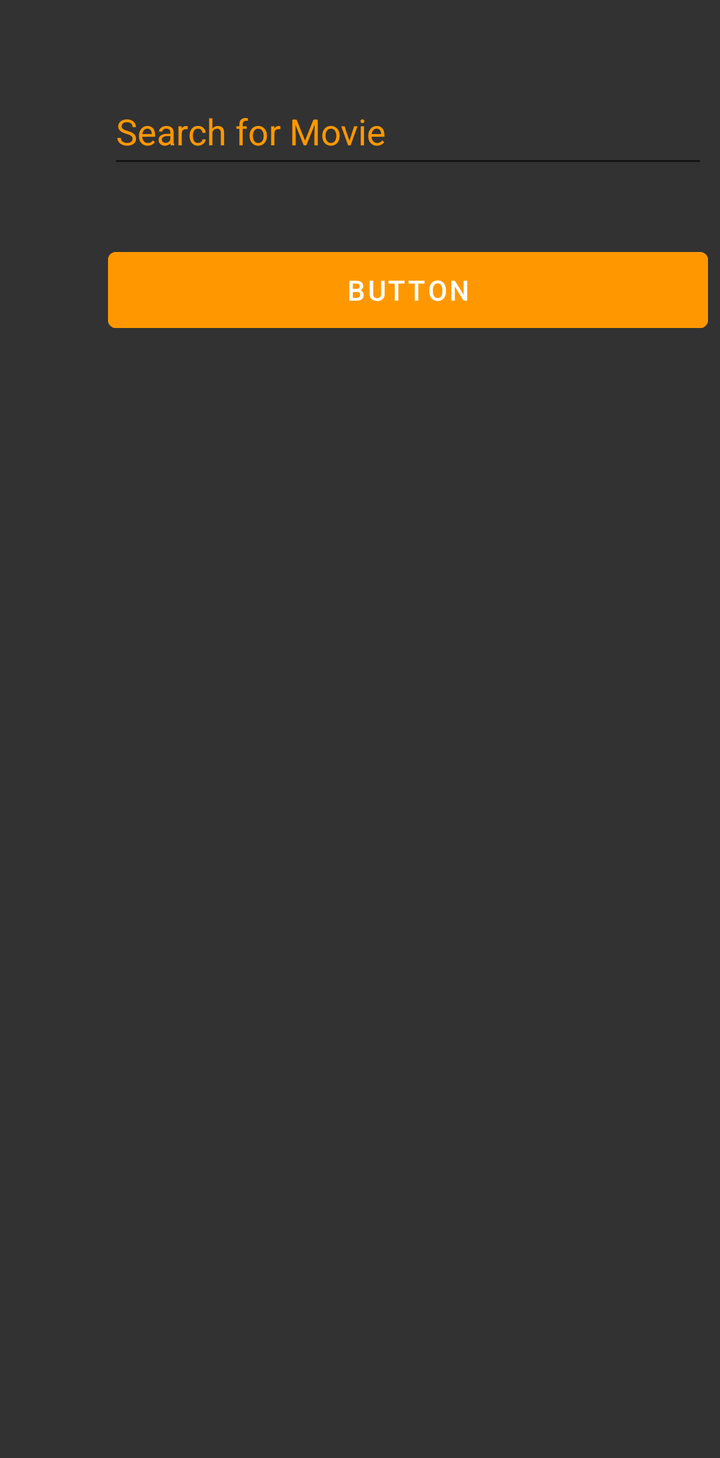
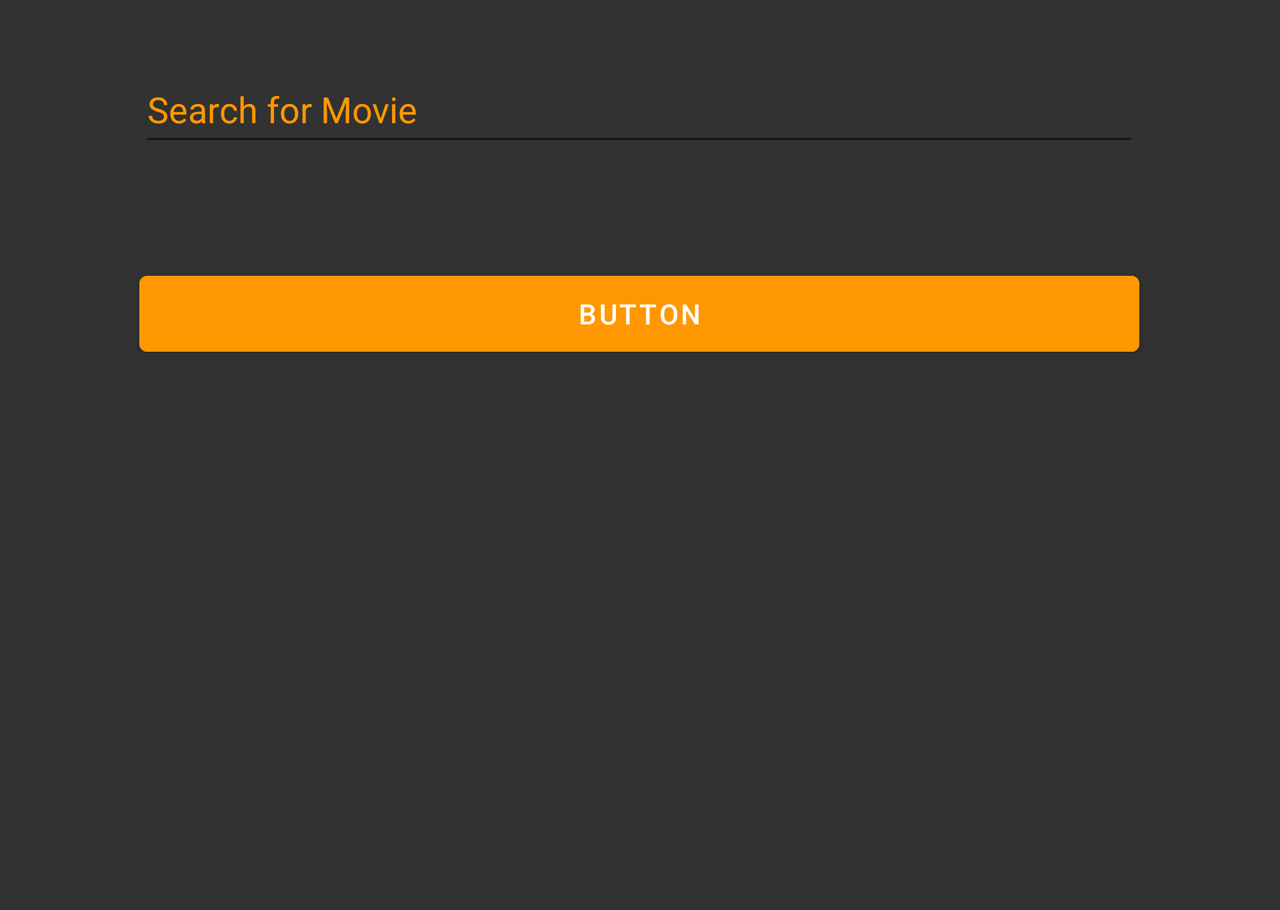

An Android layout and its configuration variant, each rendered on a device that would load it. The default file and the variant file are quoted in full after the pictures.
<!-- AndroidManifest.xml: application theme Theme.MLDBMovieHeaven -->
<!-- res/layout/activity_search_all_movies.xml -->
<?xml version="1.0" encoding="utf-8"?>
<ScrollView xmlns:android="http://schemas.android.com/apk/res/android"
    xmlns:app="http://schemas.android.com/apk/res-auto"
    xmlns:tools="http://schemas.android.com/tools"
    android:layout_width="409dp"
    android:layout_height="729dp"
    tools:layout_editor_absoluteX="1dp"
    tools:layout_editor_absoluteY="1dp"
    android:fillViewport="true"
    android:background="#DC121212">

    <androidx.constraintlayout.widget.ConstraintLayout
        android:layout_width="match_parent"
        android:layout_height="match_parent"
        tools:context=".SearchAllMovies">


        <Button
            android:id="@+id/search_any_btn"
            android:layout_width="300dp"
            android:layout_height="50dp"
            android:layout_marginTop="31dp"
            android:layout_marginBottom="33dp"
            android:backgroundTint="#FF9800"
            android:text="Button"
            app:layout_constraintBottom_toTopOf="@+id/show_movies"
            app:layout_constraintEnd_toEndOf="@+id/input3"
            app:layout_constraintStart_toStartOf="@+id/input3"
            app:layout_constraintTop_toBottomOf="@+id/input3" />

        <EditText
            android:id="@+id/input3"
            android:layout_width="300dp"
            android:layout_height="50dp"
            android:layout_marginStart="54dp"
            android:layout_marginTop="39dp"
            android:layout_marginEnd="55dp"
            android:ems="10"
            android:hint="Search for Movie"
            android:inputType="textPersonName"
            android:textColor="#FFFFFF"
            android:textColorHint="#FF9800"
            app:layout_constraintEnd_toEndOf="parent"
            app:layout_constraintStart_toStartOf="parent"
            app:layout_constraintTop_toTopOf="parent" />

        <TextView
            android:id="@+id/show_movies"
            android:layout_width="300dp"
            android:layout_height="wrap_content"
            android:layout_marginTop="42dp"
            android:layout_marginBottom="499dp"
            android:textColor="#FFFFFF"
            android:textSize="24sp"
            app:layout_constraintBottom_toBottomOf="parent"
            app:layout_constraintEnd_toEndOf="@+id/search_any_btn"
            app:layout_constraintHorizontal_bias="0.0"
            app:layout_constraintStart_toStartOf="@+id/search_any_btn"
            app:layout_constraintTop_toBottomOf="@+id/search_any_btn" />
    </androidx.constraintlayout.widget.ConstraintLayout>


</ScrollView>
<!-- resources referenced by this layout -->
<resources>
  <style name="Theme.MLDBMovieHeaven" parent="Theme.MaterialComponents.DayNight.DarkActionBar">
          
          <item name="colorPrimary">@color/purple_500</item>
          <item name="colorPrimaryVariant">@color/purple_700</item>
          <item name="colorOnPrimary">@color/white</item>
          
          <item name="colorSecondary">@color/teal_200</item>
          <item name="colorSecondaryVariant">@color/teal_700</item>
          <item name="colorOnSecondary">@color/black</item>
          
          <item name="android:statusBarColor" tools:targetApi="l">?attr/colorPrimaryVariant</item>
          
      </style>
</resources>
<!-- res/layout-land/activity_search_all_movies.xml (the repository's variant of the layout above) -->
<!-- drawn on the phone turned sideways -->
<?xml version="1.0" encoding="utf-8"?>
<ScrollView xmlns:android="http://schemas.android.com/apk/res/android"
    xmlns:app="http://schemas.android.com/apk/res-auto"
    xmlns:tools="http://schemas.android.com/tools"
    android:layout_width="match_parent"
    android:layout_height="match_parent"
    tools:layout_editor_absoluteX="1dp"
    tools:layout_editor_absoluteY="1dp"
    android:fillViewport="true"
    android:background="#DC121212">

    <androidx.constraintlayout.widget.ConstraintLayout
        android:layout_width="match_parent"
        android:layout_height="match_parent"
        tools:context=".SearchAllMovies">


        <Button
            android:id="@+id/search_any_btn"
            android:layout_width="500dp"
            android:layout_height="50dp"
            android:layout_marginStart="115dp"
            android:layout_marginTop="27dp"
            android:layout_marginEnd="116dp"
            android:layout_marginBottom="44dp"
            android:backgroundTint="#FF9800"
            android:text="Button"
            app:layout_constraintBottom_toTopOf="@+id/show_movies"
            app:layout_constraintEnd_toEndOf="parent"
            app:layout_constraintStart_toStartOf="parent"
            app:layout_constraintTop_toBottomOf="@+id/input3" />

        <EditText
            android:id="@+id/input3"
            android:layout_width="500dp"
            android:layout_height="50dp"
            android:layout_marginStart="115dp"
            android:layout_marginTop="28dp"
            android:layout_marginEnd="116dp"
            android:layout_marginBottom="27dp"
            android:ems="10"
            android:hint="Search for Movie"
            android:inputType="textPersonName"
            android:textColor="#FFFFFF"
            android:textColorHint="#FF9800"
            app:layout_constraintBottom_toTopOf="@+id/search_any_btn"
            app:layout_constraintEnd_toEndOf="parent"
            app:layout_constraintStart_toStartOf="parent"
            app:layout_constraintTop_toTopOf="parent" />

        <TextView
            android:id="@+id/show_movies"
            android:layout_width="500dp"
            android:layout_height="wrap_content"
            android:layout_marginStart="115dp"
            android:layout_marginTop="31dp"
            android:layout_marginEnd="116dp"
            android:layout_marginBottom="166dp"
            android:textColor="#FFFFFF"
            android:textSize="24sp"
            app:layout_constraintBottom_toBottomOf="parent"
            app:layout_constraintEnd_toEndOf="parent"
            app:layout_constraintStart_toStartOf="parent"
            app:layout_constraintTop_toBottomOf="@+id/search_any_btn" />
    </androidx.constraintlayout.widget.ConstraintLayout>


</ScrollView>
